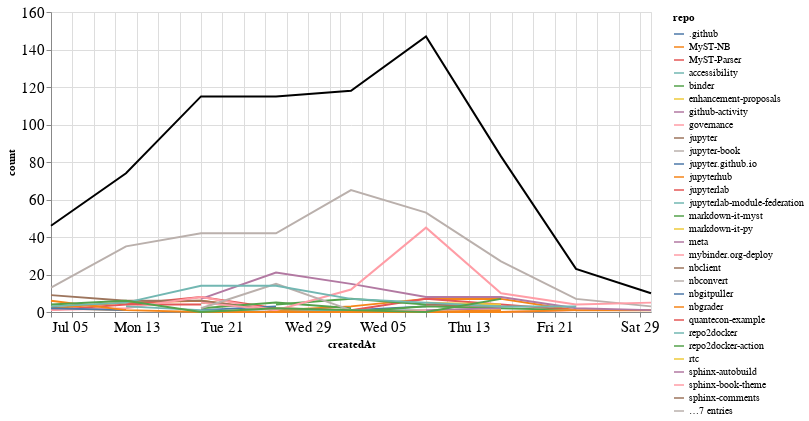

Source (notebook cell):
### Markdown cell above
## Comments

### Code cell
comments_time = comments.groupby('repo').resample('W', on='createdAt').count()['author'].reset_index()
comments_time = comments_time.rename(columns={'author': 'count'})
comments_time_total = comments_time.groupby('createdAt').agg({"count": "sum"}).reset_index()
ch1 = alt.Chart(comments_time, width=600).mark_line().encode(
    x='createdAt',
    y='count',
    color='repo',
    tooltip="repo"
)

ch2 = alt.Chart(comments_time_total, width=600).mark_line(color="black").encode(
    x='createdAt',
    y='count',
)

ch1 + ch2

### Figure 1 — Vega-Lite specification as saved in the notebook (floating-point values rounded to 4 significant figures; data arrays with more than 128 entries replaced by an {"elided": "..."} marker saying what was removed)
{"config": {"axisLeft": {"labelFontSize": 15}, "axisBottom": {"labelFontSize": 15}}, "layer": [{"data": {"name": "data-13e22f550ff59274633a6a1afcae1310"}, "mark": "line", "encoding": {"color": {"type": "nominal", "field": "repo"}, "tooltip": {"type": "nominal", "field": "repo"}, "x": {"type": "temporal", "field": "createdAt"}, "y": {"type": "quantitative", "field": "count"}}, "width": 600}, {"data": {"name": "data-913469a5352dc05984e68fd184298943"}, "mark": {"type": "line", "color": "black"}, "encoding": {"x": {"type": "temporal", "field": "createdAt"}, "y": {"type": "quantitative", "field": "count"}}, "width": 600}], "$schema": "https://vega.github.io/schema/vega-lite/v4.8.1.json", "datasets": {"data-13e22f550ff59274633a6a1afcae1310": {"elided": "130 records"}, "data-913469a5352dc05984e68fd184298943": [{"createdAt": "2020-07-05T00:00:00", "count": 46}, {"createdAt": "2020-07-12T00:00:00", "count": 74}, {"createdAt": "2020-07-19T00:00:00", "count": 115}, {"createdAt": "2020-07-26T00:00:00", "count": 115}, {"createdAt": "2020-08-02T00:00:00", "count": 118}, {"createdAt": "2020-08-09T00:00:00", "count": 147}, {"createdAt": "2020-08-16T00:00:00", "count": 83}, {"createdAt": "2020-08-23T00:00:00", "count": 23}, {"createdAt": "2020-08-30T00:00:00", "count": 10}]}}
